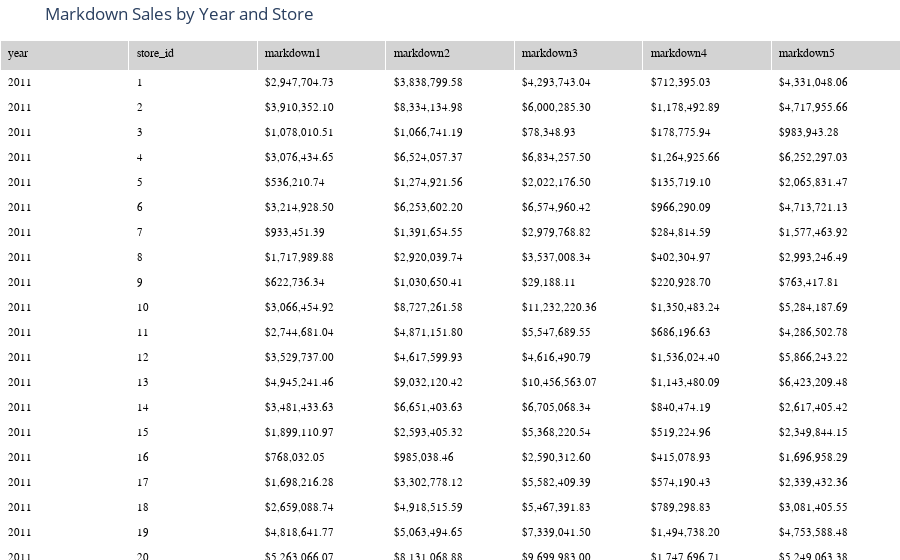

Write notebook code for a chart like this one.
### Code cell
# Use the data from the previous cell to generate the table

# Gather the header values
header_values = list(summary_data.columns)

# Gather the cell values for the summary data
cell_values = [summary_data[col] for col in summary_data.columns]

# Configure the table using Plotly.  We can't just feed the dataframe
# directly to have the table produced since the required format differs
# slightly from our dataframe layout
fig = go.Figure(data=[
    go.Table(
        header=dict(
            values=header_values,
            fill_color='lightgrey',
            align='left',
            font=dict(size=12, color='black', family='Helvetica'),
            height=30
        ),
        cells=dict(
            values=cell_values,
            fill_color='white',
            align='left',
            font=dict(size=11, color='black', family='Helvetica'),
            height=25
        )
    )       
])

fig.update_layout(
    title="Markdown Sales by Year and Store",
    margin=dict(l=0, r=0, t=40, b=0)
)

fig.show()

### Figure 1 — Plotly figure (JSON) as saved in the notebook; plotly's stock layout.template omitted (floating-point values rounded to 4 significant figures; data arrays with more than 128 entries replaced by an {"elided": "..."} marker saying what was removed)
{"data": [{"cells": {"align": "left", "fill": {"color": "white"}, "font": {"color": "black", "family": "Helvetica", "size": 11}, "height": 25, "values": {"elided": "7x86 str values"}}, "header": {"align": "left", "fill": {"color": "lightgrey"}, "font": {"color": "black", "family": "Helvetica", "size": 12}, "height": 30, "values": ["year", "store_id", "markdown1", "markdown2", "markdown3", "markdown4", "markdown5"]}, "type": "table"}], "layout": {"margin": {"b": 0, "l": 0, "r": 0, "t": 40}, "title": {"text": "Markdown Sales by Year and Store"}}}
